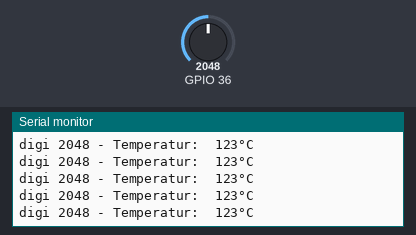
The sketch below on a simulated ESP32. On the bench: the last lines printed to the serial monitor. Inputs (shaded band) come from the test bench; at power-on: GPIO 36 = 2048.

Above: at 2.2 s.
2.3 s: GPIO 36 set to 1765
At 2.68 s:
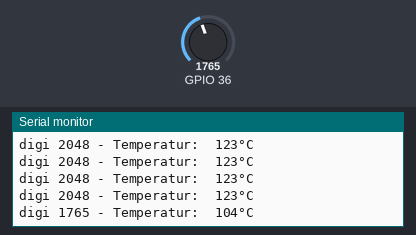
3.8 s: GPIO 36 set to 1660
At 4.18 s:
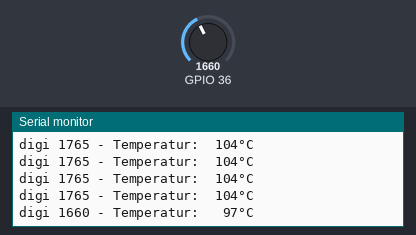
6.0 s: GPIO 36 set to 361
At 6.19 s:
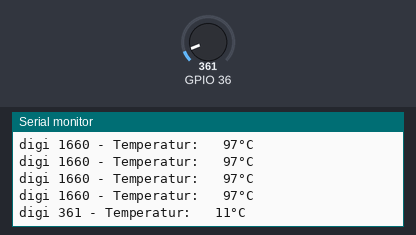
7.5 s: GPIO 36 set to 309
At 7.69 s:
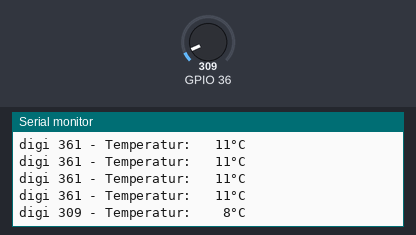
9.5 s: GPIO 36 set to 194
At 9.69 s:
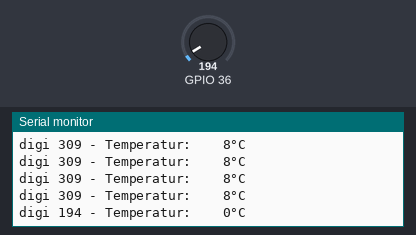
11.0 s: GPIO 36 set to 169
At 11.19 s:
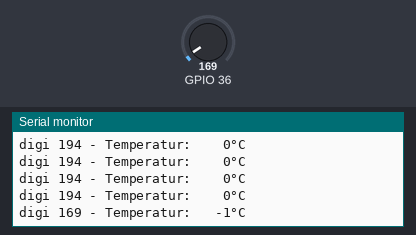
Timing chart, 0 to 13.5 s (numbered marks = the images above; inputs shaded):
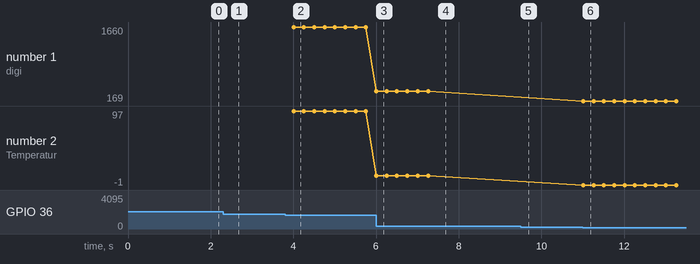

Measured:
- the behaviour switches between 1693 and 1692 on GPIO 36 (found by bisection; images 1 and 2)
- the behaviour switches between 333 and 332 on GPIO 36 (found by bisection; images 3 and 4)
- the behaviour switches between 182 and 181 on GPIO 36 (found by bisection; images 5 and 6)
- after the input at 2.3 s, the serial monitor: prints a new line after 0.20 s (image 1)
- after the input at 3.8 s, the serial monitor: prints a new line after 0.20 s (image 2)
- after the input at 6.0 s, the serial monitor: prints a new line at once (image 3)
- after the input at 7.5 s, the serial monitor: prints a new line at once (image 4)
- after the input at 9.5 s, the serial monitor: prints a new line at once (image 5)
- after the input at 11.0 s, the serial monitor: prints a new line at once (image 6)

The sketch:

sketch_sep27a.ino
```cpp
#define _NAME "Namydad"
#define _DATUM "27-09-2022"
void setup() {
  Serial.begin(9600);
  delay(1000);
  Serial.printf("Name: %s Datum: &s\n", _NAME, _DATUM);
}

void loop() {
  int digi;
  digi = analogRead(A0);

  int newnumber = map(digi,0,4095,-12,259);

  Serial.printf("digi %2i - Temperatur: %4i°C\n",digi, newnumber);
  delay(250);
}
```
